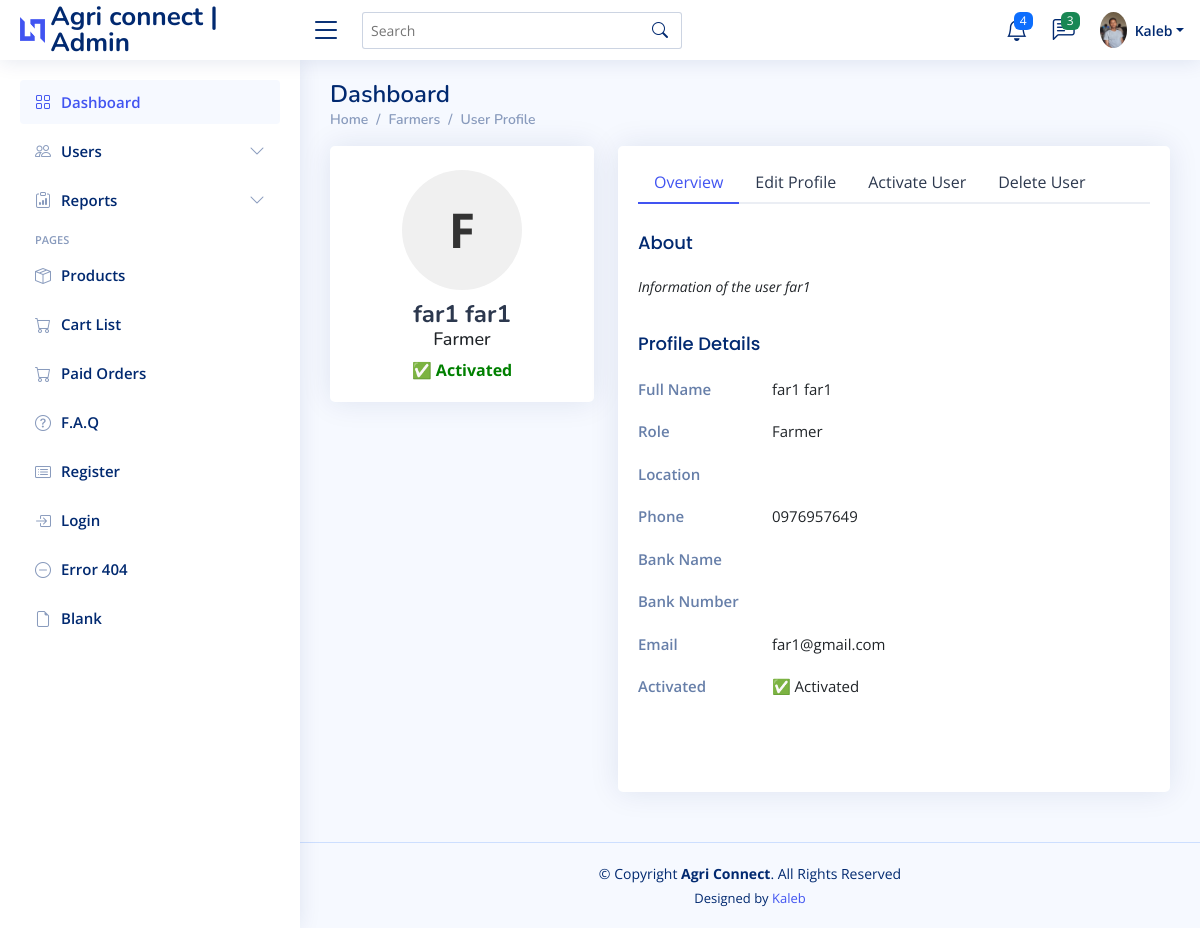
Page /admin-dashboard/farmer-list/users-profile/13/ (signed in) on the committed database.
### app/models.py (models this page shows, shortened)
class CustomUser(AbstractUser):
    STATUS = (
        ('farmer', 'Farmer'),
        ('buyer', 'Buyer'),
    )
    REGIONS = (
        ('Addis Ababa', 'Addis Ababa'),
        ('Afar', 'Afar'),
        ('Amhara', 'Amhara'),
        ('Benishangul-Gumuz', 'Benishangul-Gumuz'),
        ('Dire Dawa', 'Dire Dawa'),
        ('Gambela', 'Gambela'),
        ('Harari', 'Harari'),
        ('Oromia', 'Oromia'),
        ('Sidama', 'Sidama'),
        ('SNNP', 'SNNP'),
        ('Somali', 'Somali'),
        ('Tigray', 'Tigray'),
    )
    email = models.EmailField(unique=True)
    role = models.CharField("Role", max_length=100, choices=STATUS, default='none', blank=True)
    first_name = models.CharField(max_length=100)
    last_name = models.CharField(max_length=100)
    region = models.CharField(max_length=100, choices=REGIONS)
    zone = models.CharField(max_length=100)
    phone = models.CharField(max_length=20)
    is_activated = models.BooleanField(default=False)
    is_agreed = models.BooleanField(default=True)

### app/views.py (the view, shortened to what this page needs)
# urls.py: path("admin-dashboard/farmer-list/users-profile/<int:user_id>/", users_profile, name="users_profile"),
@login_required
def users_profile(request, user_id):
    user = get_object_or_404(CustomUser, id=user_id)
    return render(request, "dashboard/users-profile.html", {'user': user})

### app/templates/dashboard/users-profile.html (shortened to what this page needs)
{% extends 'dashboard/include/navbar.html' %}
{% block content %}
{% load static %}
<div class="pagetitle">
  <h1>Dashboard</h1>
  <nav>
    <ol class="breadcrumb">
      <li class="breadcrumb-item"><a href="{% url 'admin_dashboard' %}">Home</a></li>
      {% if user.role == 'farmer' %}
      <li class="breadcrumb-item active"><a href="{% url 'farmer_list' %}">Farmers</a></li>
      {% elif user.role == 'buyer' %}
      <li class="breadcrumb-item active"><a href="{% url 'buyer_list' %}">Buyers</a></li>
      {% endif %}
      <li class="breadcrumb-item active"><a href="#">User Profile</a></li>
    </ol>
  </nav>
</div>
    <section class="section profile">
      <div class="row">
<div class="col-xl-4">
  <div class="card">
      <div class="card-body profile-card pt-4 d-flex flex-column align-items-center">
          {% if user.first_name and user.last_name %}
              {% with initials=user.first_name|slice:":1"|upper %}
                  <div class="rounded-circle profile-initials">{{ initials }}</div>
              {% endwith %}
          {% else %}
              <img src="{% static 'img/avatar.jpg' %}" alt="Profile" class="rounded-circle">
          {% endif %}
          <h2>{{ user.first_name }} {{ user.last_name }}</h2>
          <h3>{{ user.role|capfirst }}</h3>
          {% if user.is_activated %}
              <span style="color: green; font-weight: bold;">✅ Activated</span>
          {% else %}
              <span style="color: red;">❌ Not Activated</span>
          {% endif %}
      </div>
  </div>
</div>
<div class="col-xl-8">
  <div class="card">
    <div class="card-body pt-3">
<ul class="nav nav-tabs nav-tabs-bordered">
  <li class="nav-item">
    <button class="nav-link active" data-bs-toggle="tab" data-bs-target="#profile-overview">Overview</button>
  </li>
  <li class="nav-item">
    <button class="nav-link" data-bs-toggle="tab" data-bs-target="#profile-edit">Edit Profile</button>
  </li>
  <li class="nav-item">
    <button class="nav-link" data-bs-toggle="tab" data-bs-target="#profile-settings">Activate User</button>
  </li>
  <li class="nav-item">
    <button class="nav-link" data-bs-toggle="tab" data-bs-target="#profile-change-password">Delete User</button>
  </li>
</ul>
<div class="tab-content pt-2">
  <div class="tab-pane fade show active profile-overview" id="profile-overview">
      <h5 class="card-title">About</h5>
      <p class="small fst-italic">Information of the user {{ user.first_name }}</p>
      <h5 class="card-title">Profile Details</h5>
      <div class="row">
          <div class="col-lg-3 col-md-4 label">Full Name</div>
          <div class="col-lg-9 col-md-8">{{ user.first_name }} {{ user.last_name }}</div>
      </div>
      <div class="row">
          <div class="col-lg-3 col-md-4 label">Role</div>
          <div class="col-lg-9 col-md-8">{{ user.get_role_display }}</div>
      </div>
      <div class="row">
          <div class="col-lg-3 col-md-4 label">Location</div>
          <div class="col-lg-9 col-md-8">{{ user.location }}</div>
      </div>
      <div class="row">
          <div class="col-lg-3 col-md-4 label">Phone</div>
          <div class="col-lg-9 col-md-8">{{ user.phone }}</div>
      </div>
      <div class="row">
          <div class="col-lg-3 col-md-4 label">Bank Name</div>
          <div class="col-lg-9 col-md-8">{{ user.bank_name }}</div>
      </div>
      <div class="row">
          <div class="col-lg-3 col-md-4 label">Bank Number</div>
          <div class="col-lg-9 col-md-8">{{ user.bank_number }}</div>
      </div>
      <div class="row">
          <div class="col-lg-3 col-md-4 label">Email</div>
          <div class="col-lg-9 col-md-8">{{ user.email }}</div>
      </div>
      <div class="row">
          <div class="col-lg-3 col-md-4 label">Activated</div>
          <div class="col-lg-9 col-md-8">
              {% if user.is_activated %}
                  ✅ Activated
              {% else %}
                  ❌ Not Activated
              {% endif %}
          </div>
      </div>
  </div>
</div>
      </div>
    </div>
  </div>
</div>
    </section>
<footer id="footer" class="footer">
  <div class="copyright">
    &copy; Copyright <strong><span>Agri Connect</span></strong>. All Rights Reserved
  </div>
  <div class="credits">
      Designed by <a href="#">Kaleb</a>
  </div>
</footer>
  {% endblock %}

### static/assets/css/style.css (style rules this page uses)
:root { scroll-behavior: smooth; }
body { font-family: "Open Sans", sans-serif; background: #f6f9ff; color: #444444; }
a { color: #4154f1; text-decoration: none; }
h1, h2, h3, h4, h5, h6 { font-family: "Nunito", sans-serif; }
.pagetitle { margin-bottom: 10px; }
.pagetitle h1 { font-size: 24px; margin-bottom: 0; font-weight: 600; color: #012970; }
.card { margin-bottom: 30px; border: none; border-radius: 5px; box-shadow: 0px 0 30px rgba(1, 41, 112, 0.1); }
.card-title { padding: 20px 0 15px 0; font-size: 18px; font-weight: 500; color: #012970; font-family: "Poppins", sans-serif; }
.card-body { padding: 0 20px 20px 20px; }
.breadcrumb { font-size: 14px; font-family: "Nunito", sans-serif; color: #899bbd; font-weight: 600; }
.breadcrumb a { color: #899bbd; transition: 0.3s; }
.breadcrumb .breadcrumb-item::before { color: #899bbd; }
.breadcrumb .active { color: #51678f; font-weight: 600; }
.nav-tabs-bordered { border-bottom: 2px solid #ebeef4; }
.nav-tabs-bordered .nav-link { margin-bottom: -2px; border: none; color: #2c384e; }
.nav-tabs-bordered .nav-link.active { background-color: #fff; color: #4154f1; border-bottom: 2px solid #4154f1; }
@media (min-width: 1200px) { #main, #footer { margin-left: 300px; } }
.profile .profile-card h2 { font-size: 24px; font-weight: 700; color: #2c384e; margin: 10px 0 0 0; }
.profile .profile-card h3 { font-size: 18px; }
.profile .profile-overview .row { margin-bottom: 20px; font-size: 15px; }
.profile .profile-overview .card-title { color: #012970; }
.profile .profile-overview .label { font-weight: 600; color: rgba(1, 41, 112, 0.6); }
.footer { padding: 20px 0; font-size: 14px; transition: all 0.3s; border-top: 1px solid #cddfff; }
.footer .copyright { text-align: center; color: #012970; }
.footer .credits { padding-top: 5px; text-align: center; font-size: 13px; color: #012970; }

### app/templates/dashboard/users-profile.html (style rules this page uses)
.profile-initials { width: 120px; height: 120px; background-color: #f0f0f0; display: flex; justify-content: center; align-items: center; font-size: 48px; font-weight: bold; color: #333; }

### rows in the picture
CustomUser: first_name "far1", last_name "far1", role "Farmer", phone "0976957649", email "far1@gmail.com"

### other values in the picture
{{ initials }} "F"
